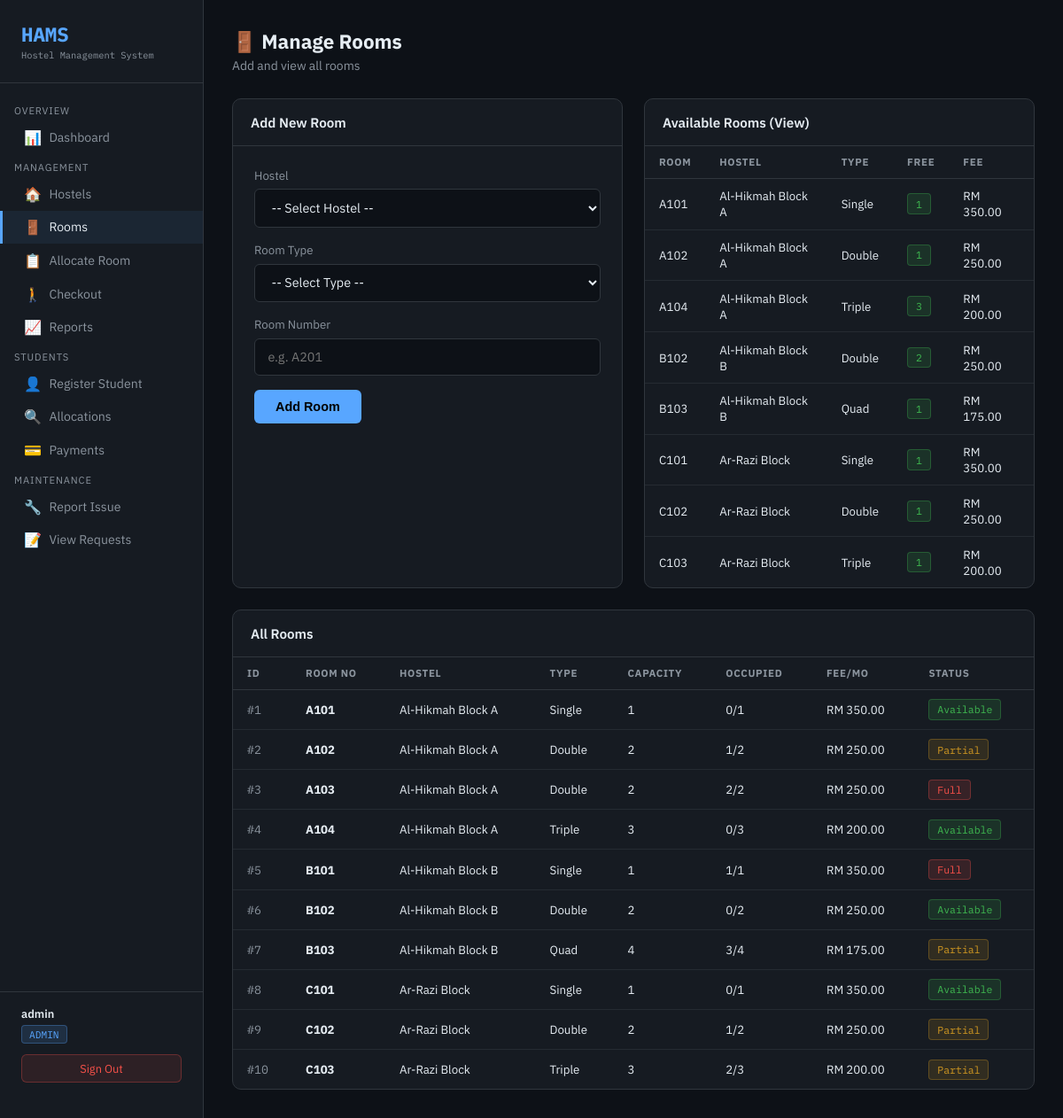
/admin/add_room.php (signed in), run on the app's committed database.
### tables this page shows
CREATE TABLE Room (
    room_id       INT AUTO_INCREMENT PRIMARY KEY,
    hostel_id     INT,
    room_type_id  INT,
    room_number   VARCHAR(20),
    occupied_count INT DEFAULT 0,
    FOREIGN KEY (hostel_id)    REFERENCES Hostel(hostel_id)   ON DELETE CASCADE,
    FOREIGN KEY (room_type_id) REFERENCES RoomType(room_type_id)
);

CREATE TABLE Hostel (
    hostel_id   INT AUTO_INCREMENT PRIMARY KEY,
    hostel_name VARCHAR(100) NOT NULL,
    location    VARCHAR(150),
    total_rooms INT DEFAULT 0
);

CREATE TABLE RoomType (
    room_type_id INT AUTO_INCREMENT PRIMARY KEY,
    type_name    VARCHAR(50),
    capacity     INT NOT NULL,
    monthly_fee  DECIMAL(10,2) NOT NULL
);

### admin/add_room.php (the view, shortened to what this page needs)
<?php
$db  = getDB();
$rooms     = $db->query(
    "SELECT R.room_id, R.room_number, H.hostel_name, RT.type_name, RT.capacity,
            R.occupied_count, RT.monthly_fee
     FROM Room R
     JOIN Hostel H ON R.hostel_id=H.hostel_id
     JOIN RoomType RT ON R.room_type_id=RT.room_type_id
     ORDER BY H.hostel_name, R.room_number"
);
?>
<!DOCTYPE html>
<html lang="en">
<head>
</head>
<body>
<?php include '../assets/nav_inline.php'; ?>
<main class="main">
  <div class="page-header"><h1>🚪 Manage Rooms</h1><p>Add and view all rooms</p></div>
  <div class="content-grid">
    <div class="panel">
      <div class="panel-header"><h2>Add New Room</h2></div>
      <div style="padding:1.5rem">
        <form method="POST">
          <div class="form-group">
            <label>Hostel</label>
            <select name="hostel_id" required>
              <option value="">-- Select Hostel --</option>
            </select>
          </div>
          <div class="form-group">
            <label>Room Type</label>
            <select name="room_type_id" required>
              <option value="">-- Select Type --</option>
            </select>
          </div>
          <div class="form-group">
            <label>Room Number</label>
            <input type="text" name="room_number" placeholder="e.g. A201" required>
          </div>
          <button type="submit" class="btn">Add Room</button>
        </form>
      </div>
    </div>
    <div class="panel">
      <div class="panel-header"><h2>Available Rooms (View)</h2></div>
      <?php
      $avail = $db->query("SELECT * FROM view_available_rooms");
      if ($avail->num_rows > 0):
      ?>
      <table>
        <thead><tr><th>Room</th><th>Hostel</th><th>Type</th><th>Free</th><th>Fee</th></tr></thead>
        <tbody>
        <?php while($r=$avail->fetch_assoc()): ?>
          <tr>
            <td><?= htmlspecialchars($r['room_number']) ?></td>
            <td><?= htmlspecialchars($r['hostel_name']) ?></td>
            <td><?= htmlspecialchars($r['type_name']) ?></td>
            <td><span class="badge badge-green"><?= $r['beds_available'] ?></span></td>
            <td>RM <?= number_format($r['monthly_fee'],2) ?></td>
          </tr>
        <?php endwhile; ?>
        </tbody>
      </table>
      <?php else: echo '<div class="empty">No available rooms.</div>'; endif; ?>
    </div>
  </div>
  <div class="panel panel-full" style="margin-top:1.5rem">
    <div class="panel-header"><h2>All Rooms</h2></div>
    <table>
      <thead><tr><th>ID</th><th>Room No</th><th>Hostel</th><th>Type</th><th>Capacity</th><th>Occupied</th><th>Fee/Mo</th><th>Status</th></tr></thead>
      <tbody>
      <?php while($r=$rooms->fetch_assoc()): ?>
        <tr>
          <td style="font-family:'IBM Plex Mono',monospace;color:var(--muted)">#<?= $r['room_id'] ?></td>
          <td><strong><?= htmlspecialchars($r['room_number']) ?></strong></td>
          <td><?= htmlspecialchars($r['hostel_name']) ?></td>
          <td><?= htmlspecialchars($r['type_name']) ?></td>
          <td><?= $r['capacity'] ?></td>
          <td><?= $r['occupied_count'] ?>/<?= $r['capacity'] ?></td>
          <td>RM <?= number_format($r['monthly_fee'],2) ?></td>
          <td>
            <?php if ($r['occupied_count'] >= $r['capacity']): ?>
              <span class="badge badge-red">Full</span>
            <?php elseif ($r['occupied_count'] > 0): ?>
              <span class="badge badge-yellow">Partial</span>
            <?php else: ?>
              <span class="badge badge-green">Available</span>
            <?php endif; ?>
          </td>
        </tr>
      <?php endwhile; ?>
      </tbody>
    </table>
  </div>
</main>
</body></html>

### assets/css/style_inline.php (style rules this page uses)
:root { --bg: #0d1117; --surface:#161b22; --border:#30363d; --accent: #58a6ff; --green:#3fb950; --yellow:#d29922; --red: #f85149; --purple:#bc8cff; --text:#e6edf3; --muted:#8b949e; }
* { box-sizing:border-box; margin:0; padding:0; }
body { background:var(--bg); color:var(--text); font-family:'IBM Plex Sans',sans-serif; display:flex; min-height:100vh; }
.main { margin-left:230px; padding:2rem; flex:1; width:calc(100% - 230px); }
.page-header { margin-bottom:1.75rem; }
.page-header h1 { font-size:1.4rem; font-weight:700; }
.page-header p { color:var(--muted); font-size:.87rem; margin-top:.25rem; }
.content-grid { display:grid; grid-template-columns:1fr 1fr; gap:1.5rem; }
.panel { background:var(--surface); border:1px solid var(--border); border-radius:10px; overflow:hidden; }
.panel-header { padding:1rem 1.25rem; border-bottom:1px solid var(--border); display:flex; justify-content:space-between; align-items:center; }
.panel-header h2 { font-size:.95rem; font-weight:600; }
.panel-full { grid-column:1/-1; }
table { width:100%; border-collapse:collapse; font-size:.83rem; }
th { padding:.65rem 1rem; text-align:left; color:var(--muted); font-size:.72rem; text-transform:uppercase; letter-spacing:.06em; border-bottom:1px solid var(--border); }
td { padding:.65rem 1rem; border-bottom:1px solid rgba(48,54,61,.6); }
tr:last-child td { border-bottom:none; }
.badge { display:inline-block; padding:.2rem .55rem; border-radius:4px; font-size:.72rem; font-family:'IBM Plex Mono',monospace; }
.badge-green { background:rgba(63,185,80,.15); color:var(--green); border:1px solid rgba(63,185,80,.3); }
.badge-yellow { background:rgba(210,153,34,.15); color:var(--yellow); border:1px solid rgba(210,153,34,.3); }
.badge-red { background:rgba(248,81,73,.15); color:var(--red); border:1px solid rgba(248,81,73,.3); }
.form-group { margin-bottom:1rem; }
.form-group label { display:block; font-size:.83rem; color:var(--muted); margin-bottom:.4rem; }
.form-group input, .form-group select, .form-group textarea { width:100%; background:var(--bg); border:1px solid var(--border); border-radius:6px; color:var(--text); padding:.65rem .9rem; font-size:.9rem; font-family:inherit; transition:border-color .2s; }
.form-group select option { background:var(--surface); }
.btn { background:var(--accent); color:#000; border:none; border-radius:6px; padding:.7rem 1.5rem; font-size:.9rem; font-weight:600; cursor:pointer; transition:opacity .2s; }

### data on the page
room: room_id "1", room_number "A101", hostel.hostel_name "Al-Hikmah Block A", room_type.type_name "Single", room_type.capacity "1", occupied_count "0", room_type.monthly_fee "350.00", shows "Available"
room: room_id "2", room_number "A102", hostel.hostel_name "Al-Hikmah Block A", room_type.type_name "Double", room_type.capacity "2", occupied_count "1", room_type.monthly_fee "250.00", shows "Partial"
room: room_id "3", room_number "A103", hostel.hostel_name "Al-Hikmah Block A", room_type.type_name "Double", room_type.capacity "2", occupied_count "2", room_type.monthly_fee "250.00", shows "Full"
room: room_id "4", room_number "A104", hostel.hostel_name "Al-Hikmah Block A", room_type.type_name "Triple", room_type.capacity "3", occupied_count "0", room_type.monthly_fee "200.00", shows "Available"
room: room_id "5", room_number "B101", hostel.hostel_name "Al-Hikmah Block B", room_type.type_name "Single", room_type.capacity "1", occupied_count "1", room_type.monthly_fee "350.00", shows "Full"
room: room_id "6", room_number "B102", hostel.hostel_name "Al-Hikmah Block B", room_type.type_name "Double", room_type.capacity "2", occupied_count "0", room_type.monthly_fee "250.00", shows "Available"
room: room_id "7", room_number "B103", hostel.hostel_name "Al-Hikmah Block B", room_type.type_name "Quad", room_type.capacity "4", occupied_count "3", room_type.monthly_fee "175.00", shows "Partial"
room: room_id "8", room_number "C101", hostel.hostel_name "Ar-Razi Block", room_type.type_name "Single", room_type.capacity "1", occupied_count "0", room_type.monthly_fee "350.00", shows "Available"
room: room_id "9", room_number "C102", hostel.hostel_name "Ar-Razi Block", room_type.type_name "Double", room_type.capacity "2", occupied_count "1", room_type.monthly_fee "250.00", shows "Partial"
room: room_id "10", room_number "C103", hostel.hostel_name "Ar-Razi Block", room_type.type_name "Triple", room_type.capacity "3", occupied_count "2", room_type.monthly_fee "200.00", shows "Partial"

### other printed values
$user "admin"
$role "ADMIN"
$r['room_number'] "A101"
$r['hostel_name'] "Al-Hikmah Block A"
$r['type_name'] "Single"
$r['beds_available'] "1"
$r['monthly_fee'] "350.00"
$r['room_number'] "A102"
$r['type_name'] "Double"
$r['monthly_fee'] "250.00"
$r['room_number'] "A104"
$r['type_name'] "Triple"
$r['beds_available'] "3"
$r['monthly_fee'] "200.00"
$r['room_number'] "B102"
